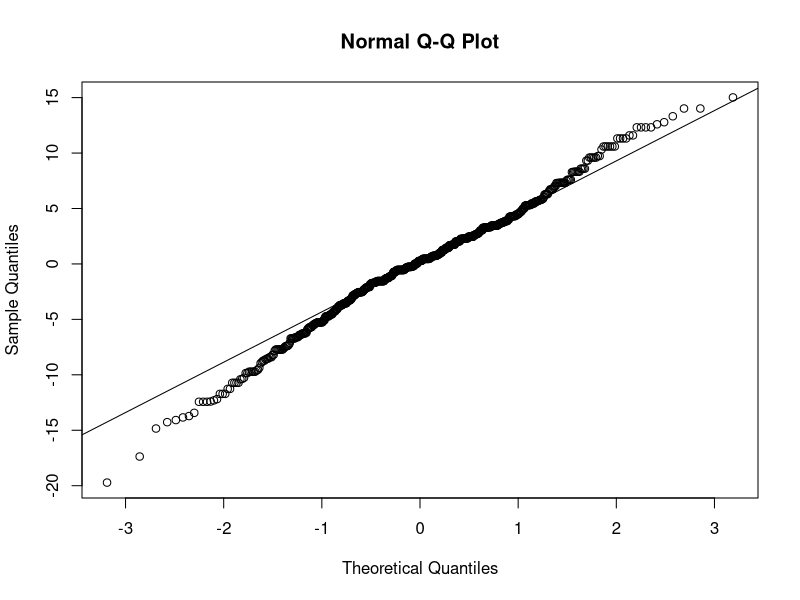
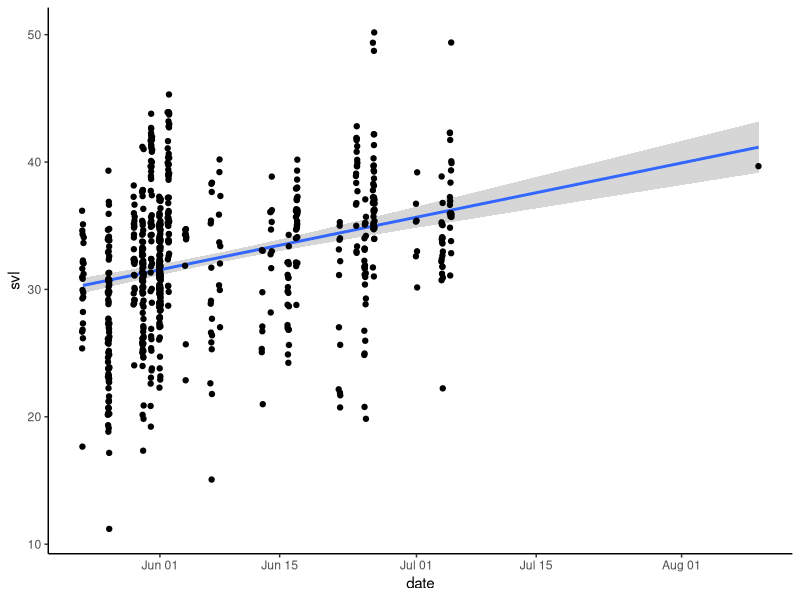
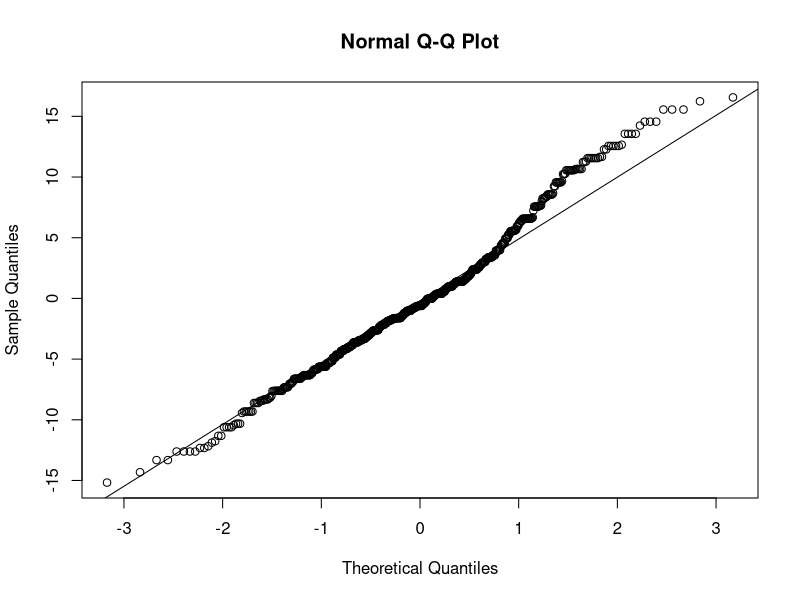
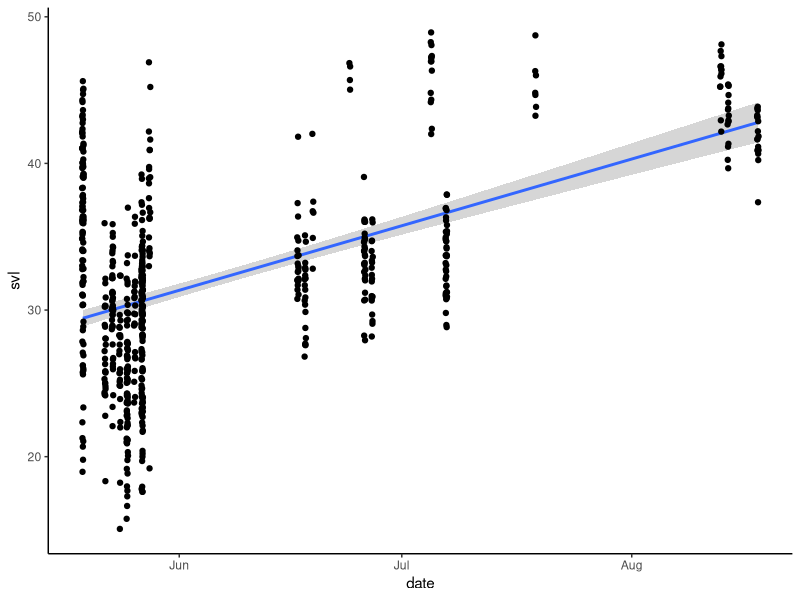
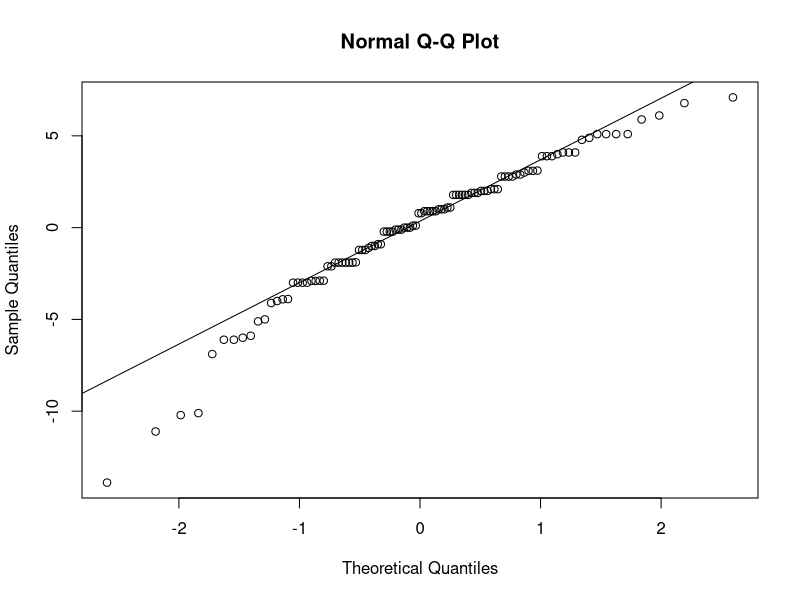
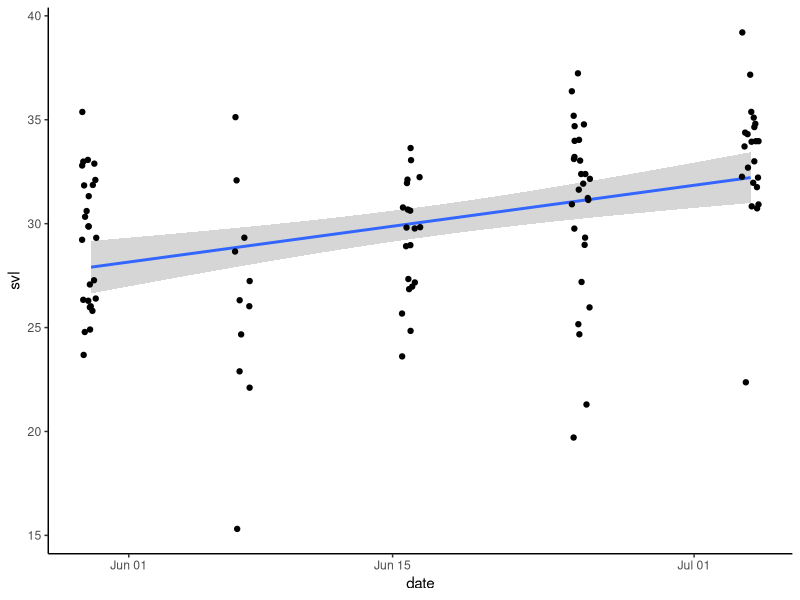
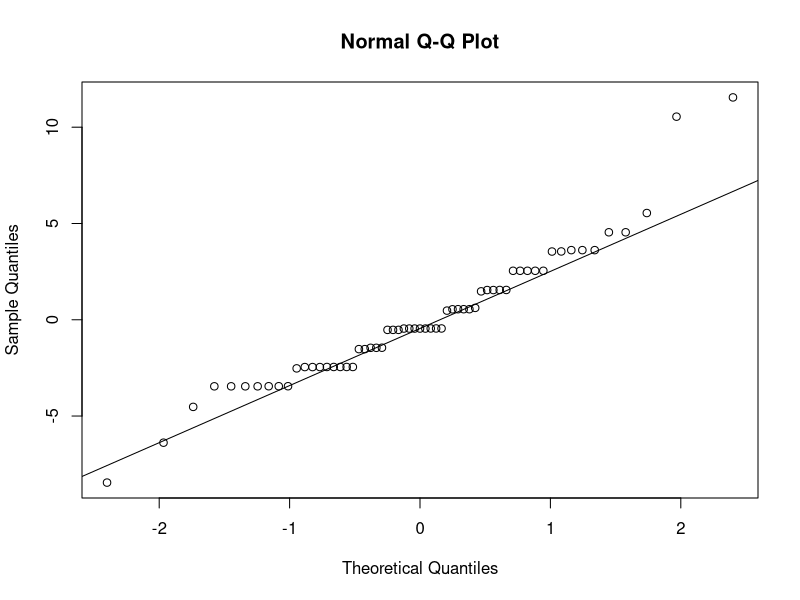
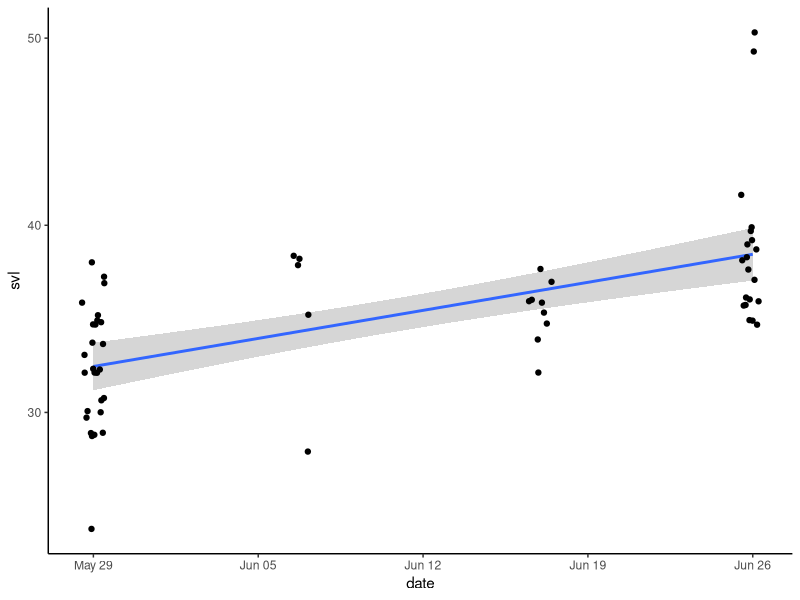

Write the R code that produced these figures, in order.
################################################################################
# Examining Larval Growth Rates
################################################################################
#
# Aidan O'Brien
# aeo83@miami.edu
# 2/28/2026
#
# Description
#

################################################################################
# Load Packages and Data
################################################################################
library(tidyverse)
library(readxl)
options(scipen = 99)

surveys_2023 <- read_xlsx("Data/larvae_2023.xlsx", sheet = 1) |>
  mutate(svl = as.numeric(svl),
         mass = as.numeric(mass),
         date = as.Date(date)) |>
  drop_na(svl, mass)


surveys_2024 <- read_xlsx("Data/larvae_2024.xlsx", sheet = 1) |>
  mutate(svl = as.numeric(svl),
         mass = as.numeric(mass),
         date = as.Date(date)) |>
  drop_na(svl, mass)


upper_2023 <-  read_xlsx("Data/larvae_2023.xlsx", sheet = 1) |>
  filter(pond == "Upper Cattail") |>
  mutate(svl = as.numeric(svl),
         mass = as.numeric(mass),
         date = as.Date(date)) |>
  drop_na(svl)


seascape3_2023 <- read_xlsx("Data/larvae_2023.xlsx", sheet = 1) |>
  filter(pond == "Seascape 3") |>
  mutate(svl = as.numeric(svl),
         mass = as.numeric(mass),
         date = as.Date(date)) |>
  drop_na(svl)


seascape1_2023 <- read_xlsx("Data/larvae_2023.xlsx", sheet = 1) |>
  filter(pond == "Seascape 1") |>
  mutate(svl = as.numeric(svl),
         mass = as.numeric(mass),
         date = as.Date(date)) |>
  drop_na(svl)


calabasas_2023 <- read_xlsx("Data/larvae_2023.xlsx", sheet = 1) |>
  filter(pond == "Calabasas") |>
  mutate(svl = as.numeric(svl),
         mass = as.numeric(mass),
         date = as.Date(date)) |>
  drop_na(svl)
  
ellicott_2024 <- read_xlsx("Data/larvae_2024.xlsx", sheet = 1) |>
  filter(pond == "Ellicott") |>
  mutate(svl = as.numeric(svl),
         mass = as.numeric(mass),
         date = as.Date(date)) |>
  drop_na(svl)

prospect_2024 <- read_xlsx("Data/larvae_2024.xlsx", sheet = 1) |>
  filter(pond == "Prospect") |>
  mutate(svl = as.numeric(svl),
         mass = as.numeric(mass),
         date = as.Date(date)) |>
  drop_na(svl)


calabasas_2024 <- read_xlsx("Data/larvae_2024.xlsx", sheet = 1) |>
  filter(pond == "Calabasas") |>
  mutate(svl = as.numeric(svl),
         mass = as.numeric(mass),
         date = as.Date(date)) |>
  drop_na(svl)


seascape3_2024 <- read_xlsx("Data/larvae_2024.xlsx", sheet = 1) |>
  filter(pond == "Seascape 3") |>
  mutate(svl = as.numeric(svl),
         mass = as.numeric(mass),
         date = as.Date(date)) |>
  drop_na(svl)

upper_2024 <- read_xlsx("Data/larvae_2024.xlsx", sheet = 1) |>
  filter(pond == "Upper Cattail") |>
  mutate(svl = as.numeric(svl),
         mass = as.numeric(mass),
         date = as.Date(date)) |>
  drop_na(svl)

################################################################################
# Plot svl growth over time
################################################################################

# All Surveys 2023 -------------------------------------------------------------
growth_model_2023 <- lm(svl ~ date, data = surveys_2023)
summary(growth_model_2023)
shapiro.test(residuals(growth_model_2023))
qqnorm(y = resid(growth_model_2023))
qqline(y = resid(growth_model_2023))

ggplot(surveys_2023,
       mapping = aes(x = date,
                     y = svl)) +
  stat_smooth(method = "lm") +
  geom_jitter(width = 0.1) +
  theme_classic()


# All Surveys 2024 -------------------------------------------------------------
growth_model_2024 <- lm(svl ~ date, data = surveys_2024)
summary(growth_model_2024)
shapiro.test(residuals(growth_model_2024))
qqnorm(y = resid(growth_model_2024))
qqline(y = resid(growth_model_2024))

ggplot(surveys_2024,
       mapping = aes(x = date,
                     y = svl)) +
  stat_smooth(method = "lm") +
  geom_jitter(width = 0.1) +
  theme_classic()


# Calabasas 2023 ---------------------------------------------------------------
growth_model_calabasas_2023 <- lm(svl ~ date, data = calabasas_2023)
summary(growth_model_calabasas_2023)
shapiro.test(residuals(growth_model_calabasas_2023))
qqnorm(y = resid(growth_model_calabasas_2023))
qqline(y = resid(growth_model_calabasas_2023))

ggplot(calabasas_2023,
       mapping = aes(x = date,
                     y = svl)) +
  stat_smooth(method = "lm") +
  geom_jitter(width = 0.5) +
  theme_classic()


# Upper Cattail 2023 -----------------------------------------------------------
growth_model_cattail_2023 <- lm(svl ~ date, data = upper_2023)
summary(growth_model_cattail_2023)
shapiro.test(residuals(growth_model_cattail_2023))
qqnorm(y = resid(growth_model_cattail_2023))
qqline(y = resid(growth_model_cattail_2023))

ggplot(upper_2023,
       mapping = aes(x = date,
                     y = svl)) +
  stat_smooth(method = "lm") +
  geom_jitter(width = 0.5) +
  theme_classic()


# Seascape 3 2023 --------------------------------------------------------------
growth_model_seascape3_2023 <- lm(svl ~ date, data = seascape3_2023)
summary(growth_model_seascape3_2023)
shapiro.test(residuals(growth_model_seascape3_2023))
qqnorm(y = resid(growth_model_seascape3_2023))
qqline(y = resid(growth_model_seascape3_2023))

ggplot(seascape3_2023,
       mapping = aes(x = date,
                     y = svl)) +
  stat_smooth(method = "lm") +
  geom_jitter(width = 0.5) +
  theme_classic()


# Seascape 1 2023 --------------------------------------------------------------
growth_model_seascape1_2023 <- lm(svl ~ date, data = seascape1_2023)
summary(growth_model_seascape1_2023)
shapiro.test(residuals(growth_model_seascape1_2023))
qqnorm(y = resid(growth_model_seascape1_2023))
qqline(y = resid(growth_model_seascape1_2023))

ggplot(seascape1_2023,
       mapping = aes(x = date,
                     y = svl)) +
  stat_smooth(method = "lm") +
  geom_jitter(width = 0.5) +
  theme_classic()

library(mgcv)

# Ellicott 2024 ----------------------------------------------------------------
growth_model_ellicott_2024 <- lm(svl ~ date, data = ellicott_2024)
summary(growth_model_ellicott_2024)
shapiro.test(residuals(growth_model_ellicott_2024))

ggplot(ellicott_2024,
       mapping = aes(x = date,
                     y = svl)) +
  stat_smooth(method = "lm") +
  geom_jitter(width = 0.5) +
  theme_classic()


# Prospect 2024 ----------------------------------------------------------------
growth_model_prospect_2024 <- lm(svl ~ date, data = prospect_2024)
summary(growth_model_prospect_2024)
shapiro.test(residuals(growth_model_prospect_2024))

ggplot(prospect_2024,
       mapping = aes(x = date,
                     y = svl)) +
  stat_smooth(method = "lm") +
  geom_jitter(width = 0.5) +
  theme_classic()


# Calabasas 2024 ----------------------------------------------------------------
growth_model_calabasas_2024 <- lm(svl ~ date, data = calabasas_2024)
summary(growth_model_calabasas_2024)
shapiro.test(residuals(growth_model_calabasas_2024))

ggplot(calabasas_2024,
       mapping = aes(x = date,
                     y = svl)) +
  geom_jitter(width = 0.5) +
  stat_smooth(method = "lm") +
  theme_classic()


# Seascape 3 2024 --------------------------------------------------------------
growth_model_seascape3_2024 <- lm(svl ~ date, data = seascape3_2024)
summary(growth_model_seascape3_2024)
shapiro.test(residuals(growth_model_seascape3_2024))

ggplot(seascape3_2024,
       mapping = aes(x = date,
                     y = svl)) +
  geom_jitter(width = 0.5) +
  stat_smooth(method = "lm") +
  theme_classic()






################################################################################
# Plot mass growth over time
################################################################################

# All Surveys 2023 -------------------------------------------------------------
mass_model_2023 <- lm(mass ~ date, data = surveys_2023)
summary(mass_model_2023)
shapiro.test(residuals(mass_model_2023))
qqnorm(y = resid(mass_model_2023))
qqline(y = resid(mass_model_2023))

ggplot(surveys_2023,
       mapping = aes(x = date,
                     y = mass)) +
  stat_smooth(method = "lm") +
  geom_jitter(width = 0.1) +
  theme_classic()


# All Surveys 2024 -------------------------------------------------------------
mass_model_2024 <- lm(mass ~ date, data = surveys_2024)
summary(mass_model_2024)
shapiro.test(residuals(mass_model_2024))
qqnorm(y = resid(mass_model_2024))
qqline(y = resid(mass_model_2024))

ggplot(surveys_2024,
       mapping = aes(x = date,
                     y = mass)) +
  stat_smooth(method = "lm") +
  geom_jitter(width = 0.1) +
  theme_classic()


# Calabasas 2023 ---------------------------------------------------------------
mass_model_calabasas_2023 <- lm(mass ~ date, data = calabasas_2023)
summary(mass_model_calabasas_2023)
shapiro.test(residuals(mass_model_calabasas_2023))

ggplot(calabasas_2023,
       mapping = aes(x = date,
                     y = mass)) +
  stat_smooth(method = "lm") +
  geom_jitter(width = 0.5) +
  theme_classic()


# Upper Cattail 2023 -----------------------------------------------------------
mass_model_cattail_2023 <- lm(mass ~ date, data = upper_2023)
summary(mass_model_cattail_2023)
shapiro.test(residuals(mass_model_cattail_2023))
qqnorm(y = resid(mass_model_cattail_2023))
qqline(y = resid(mass_model_cattail_2023))

ggplot(upper_2023,
       mapping = aes(x = date,
                     y = mass)) +
  stat_smooth(method = "lm") +
  geom_jitter(width = 0.5) +
  theme_classic()


# Seascape 3 2023 --------------------------------------------------------------
mass_model_seascape3_2023 <- lm(mass ~ date, data = seascape3_2023)
summary(mass_model_seascape3_2023)
shapiro.test(residuals(mass_model_seascape3_2023))
qqnorm(y = resid(mass_model_seascape3_2023))
qqline(y = resid(mass_model_seascape3_2023))

ggplot(seascape3_2023,
       mapping = aes(x = date,
                     y = mass)) +
  stat_smooth(method = "lm") +
  geom_jitter(width = 0.5) +
  theme_classic()


# Seascape 1 2023 --------------------------------------------------------------
mass_model_seascape1_2023 <- lm(mass ~ date, data = seascape1_2023)
summary(mass_model_seascape1_2023)
shapiro.test(residuals(mass_model_seascape1_2023))
qqnorm(y = resid(mass_model_seascape1_2023))
qqline(y = resid(mass_model_seascape1_2023))

ggplot(seascape1_2023,
       mapping = aes(x = date,
                     y = mass)) +
  stat_smooth(method = "lm") +
  geom_jitter(width = 0.5) +
  theme_classic()


# Ellicott 2024 ----------------------------------------------------------------
mass_model_ellicott_2024 <- lm(mass ~ date, data = ellicott_2024)
summary(mass_model_ellicott_2024)
shapiro.test(residuals(mass_model_ellicott_2024))

ggplot(ellicott_2024,
       mapping = aes(x = date,
                     y = mass)) +
  stat_smooth(method = "lm") +
  geom_jitter(width = 0.5) +
  theme_classic()


# Prospect 2024 ----------------------------------------------------------------
mass_model_prospect_2024 <- lm(mass ~ date, data = prospect_2024)
summary(mass_model_prospect_2024)
shapiro.test(residuals(mass_model_prospect_2024))

ggplot(prospect_2024,
       mapping = aes(x = date,
                     y = mass)) +
    geom_smooth()+
  geom_jitter(width = 0.5) +
  theme_classic()


# Calabasas 2024 ----------------------------------------------------------------
mass_model_calabasas_2024 <- lm(log(mass) ~ date, data = calabasas_2024)
summary(mass_model_calabasas_2024)
shapiro.test(residuals(mass_model_calabasas_2024))
qqnorm(y = resid(mass_model_calabasas_2024))
qqline(y = resid(mass_model_calabasas_2024))

ggplot(calabasas_2024,
       mapping = aes(x = date,
                     y = log(mass))) +
  geom_jitter(width = 0.5) +
  stat_smooth(method = "lm") +
  theme_classic()


# Seascape 3 2024 --------------------------------------------------------------
mass_model_seascape3_2024 <- lm(mass ~ date, data = seascape3_2024)
summary(mass_model_seascape3_2024)
shapiro.test(residuals(mass_model_seascape3_2024))

ggplot(seascape3_2024,
       mapping = aes(x = date,
                     y = mass)) +
  geom_point() +
  geom_jitter(width = 0.5) +
  stat_smooth(method = "lm") +
  theme_classic()
